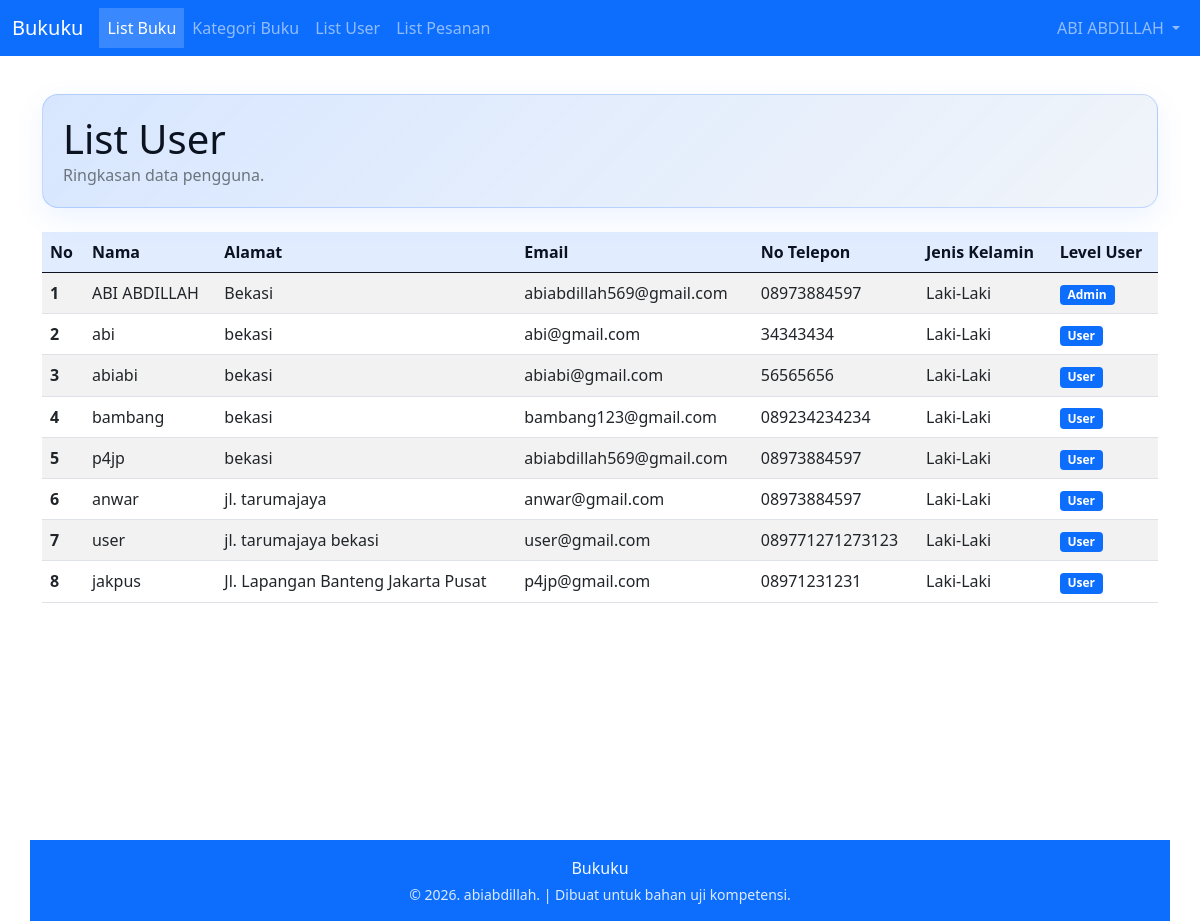
The app's page /list_user.php (signed in) with its own data.
### tables this page shows
CREATE TABLE `user` (
  `id` int(11) NOT NULL,
  `username` varchar(15) NOT NULL,
  `password` varchar(100) NOT NULL,
  `nama` varchar(150) NOT NULL,
  `role` enum('Admin','User') NOT NULL,
  `alamat` text NOT NULL,
  `email` varchar(255) NOT NULL,
  `no_telp` varchar(20) NOT NULL,
  `jenis_kelamin` enum('L','P') NOT NULL
);

### list_user.php (the view, shortened to what this page needs)
<?php include("template/header.php"); ?>
<div class="container-fluid page-min-height p-0 d-flex flex-column">
    <div class="page-hero mb-4 flex-shrink-0 mx-2 mx-sm-0">
        <div class="d-flex justify-content-between align-items-center flex-wrap gap-3">
            <div>
                <h1 class="m-0" style="color:var(--ink);">List User</h1>
                <div class="text-muted">Ringkasan data pengguna.</div>
            </div>
        </div>
    </div>
    <div class="table-responsive px-2 px-sm-0">
        <table class="table table-striped table-hover align-middle table-modern mb-0">
            <thead>
                <tr>
                    <th scope="col">No</th>
                    <th scope="col">Nama</th>
                    <th scope="col">Alamat</th>
                    <th scope="col">Email</th>
                    <th scope="col">No Telepon</th>
                    <th scope="col">Jenis Kelamin</th>
                    <th scope="col">Level User</th>
                </tr>
            </thead>
            <tbody>
                <?php
                    $x = 1;
                    $query = "SELECT * FROM user";
                    $data = mysqli_query($connection, $query);
                    while($data_row = mysqli_fetch_assoc($data)){
                        ?>
                        <tr>
                            <th scope="row"><?=$x?></th>
                            <td><?=$data_row['nama']?></td>
                            <td><?=$data_row['alamat']?></td>
                            <td><?=$data_row['email']?></td>
                            <td><?=$data_row['no_telp']?></td>
                            <td>
                                <?php
                                    if($data_row['jenis_kelamin'] == "L"){
                                        echo "Laki-Laki";
                                    } else {
                                        echo "Perempuan";
                                    }
                                ?>
                            </td>
                            <td>
                                <?php if($data_row['role'] == 'admin'){ ?>
                                    <span class="badge bg-danger"><?=$data_row['role']?></span>
                                <?php } else { ?>
                                    <span class="badge bg-primary"><?=$data_row['role']?></span>
                                <?php } ?>
                            </td>
                        </tr>
                        <?php
                        $x++;
                    }
                ?>
            </tbody>
        </table>
    </div>
</div>
</div>
<?php include("template/footer.php"); ?>

### template/header.php (style rules this page uses)
body { padding-top: 70px; }

### list_user.php (style rules this page uses)
:root { --blue-600:#0a66ff;--blue-700:#0d4ea6;--ink:#0b1220; }
.page-min-height { min-height: calc(100vh - 70px); }
.page-hero { background: linear-gradient(135deg, rgba(10,102,255,.16), rgba(13,78,166,.06)); border: 1px solid rgba(10,102,255,.20); border-radius: 1rem; padding: 1.25rem; box-shadow: 0 10px 30px rgba(10,102,255,.08); }
.table-modern { margin-bottom:0; }
.table-modern thead th { background: rgba(10,102,255,.12); color: var(--ink); font-weight: 700; }

### records on screen
user: nama "ABI ABDILLAH", alamat "Bekasi", email "abiabdillah569@gmail.com", no_telp "08973884597", jenis_kelamin "Laki-Laki", role "Admin"
user: nama "abi", alamat "bekasi", email "abi@gmail.com", no_telp "34343434", jenis_kelamin "Laki-Laki", role "User"
user: nama "abiabi", alamat "bekasi", email "abiabi@gmail.com", no_telp "56565656", jenis_kelamin "Laki-Laki", role "User"
user: nama "bambang", alamat "bekasi", email "bambang123@gmail.com", no_telp "089234234234", jenis_kelamin "Laki-Laki", role "User"
user: nama "p4jp", alamat "bekasi", email "abiabdillah569@gmail.com", no_telp "08973884597", jenis_kelamin "Laki-Laki", role "User"
user: nama "anwar", alamat "jl. tarumajaya", email "anwar@gmail.com", no_telp "08973884597", jenis_kelamin "Laki-Laki", role "User"
user: nama "user", alamat "jl. tarumajaya bekasi", email "user@gmail.com", no_telp "089771271273123", jenis_kelamin "Laki-Laki", role "User"
user: nama "jakpus", alamat "Jl. Lapangan Banteng Jakarta Pusat", email "p4jp@gmail.com", no_telp "08971231231", jenis_kelamin "Laki-Laki", role "User"

### other values on screen
$_SESSION['nama'] "ABI ABDILLAH"
